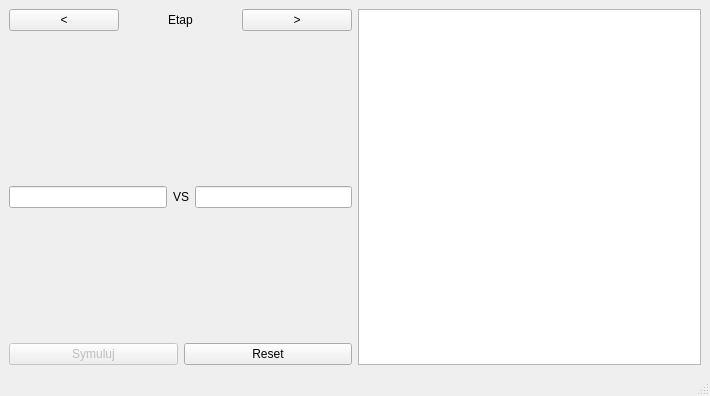
<?xml version="1.0" encoding="UTF-8"?>
<ui version="4.0">
 <class>MainWindow</class>
 <widget class="QMainWindow" name="MainWindow">
  <property name="geometry">
   <rect>
    <x>0</x>
    <y>0</y>
    <width>710</width>
    <height>396</height>
   </rect>
  </property>
  <property name="windowTitle">
   <string>MainWindow</string>
  </property>
  <widget class="QWidget" name="centralwidget">
   <layout class="QGridLayout" name="gridLayout">
    <item row="0" column="1" rowspan="6">
     <widget class="QListWidget" name="listWidget"/>
    </item>
    <item row="4" column="0">
     <spacer name="verticalSpacer">
      <property name="orientation">
       <enum>Qt::Vertical</enum>
      </property>
      <property name="sizeHint" stdset="0">
       <size>
        <width>20</width>
        <height>40</height>
       </size>
      </property>
     </spacer>
    </item>
    <item row="0" column="0">
     <layout class="QHBoxLayout" name="horizontalLayout_3">
      <item>
       <widget class="QPushButton" name="pushButton">
        <property name="text">
         <string>&lt;</string>
        </property>
       </widget>
      </item>
      <item>
       <widget class="QLabel" name="label">
        <property name="text">
         <string>Etap</string>
        </property>
        <property name="alignment">
         <set>Qt::AlignCenter</set>
        </property>
       </widget>
      </item>
      <item>
       <widget class="QPushButton" name="pushButton_2">
        <property name="text">
         <string>&gt;</string>
        </property>
       </widget>
      </item>
     </layout>
    </item>
    <item row="2" column="0">
     <spacer name="verticalSpacer_2">
      <property name="orientation">
       <enum>Qt::Vertical</enum>
      </property>
      <property name="sizeHint" stdset="0">
       <size>
        <width>20</width>
        <height>40</height>
       </size>
      </property>
     </spacer>
    </item>
    <item row="1" column="0">
     <spacer name="horizontalSpacer">
      <property name="orientation">
       <enum>Qt::Horizontal</enum>
      </property>
      <property name="sizeHint" stdset="0">
       <size>
        <width>98</width>
        <height>20</height>
       </size>
      </property>
     </spacer>
    </item>
    <item row="3" column="0">
     <layout class="QHBoxLayout" name="horizontalLayout">
      <item>
       <widget class="QLineEdit" name="lineEdit">
        <property name="readOnly">
         <bool>true</bool>
        </property>
       </widget>
      </item>
      <item>
       <widget class="QLabel" name="label_2">
        <property name="text">
         <string>VS</string>
        </property>
       </widget>
      </item>
      <item>
       <widget class="QLineEdit" name="lineEdit_2">
        <property name="readOnly">
         <bool>true</bool>
        </property>
       </widget>
      </item>
     </layout>
    </item>
    <item row="5" column="0">
     <layout class="QHBoxLayout" name="horizontalLayout_4">
      <item>
       <widget class="QPushButton" name="pushButton_3">
        <property name="enabled">
         <bool>false</bool>
        </property>
        <property name="text">
         <string>Symuluj</string>
        </property>
       </widget>
      </item>
      <item>
       <widget class="QPushButton" name="pushButton_4">
        <property name="text">
         <string>Reset</string>
        </property>
       </widget>
      </item>
     </layout>
    </item>
   </layout>
  </widget>
  <widget class="QMenuBar" name="menubar">
   <property name="geometry">
    <rect>
     <x>0</x>
     <y>0</y>
     <width>710</width>
     <height>22</height>
    </rect>
   </property>
  </widget>
  <widget class="QStatusBar" name="statusbar"/>
 </widget>
 <resources/>
 <connections/>
</ui>
